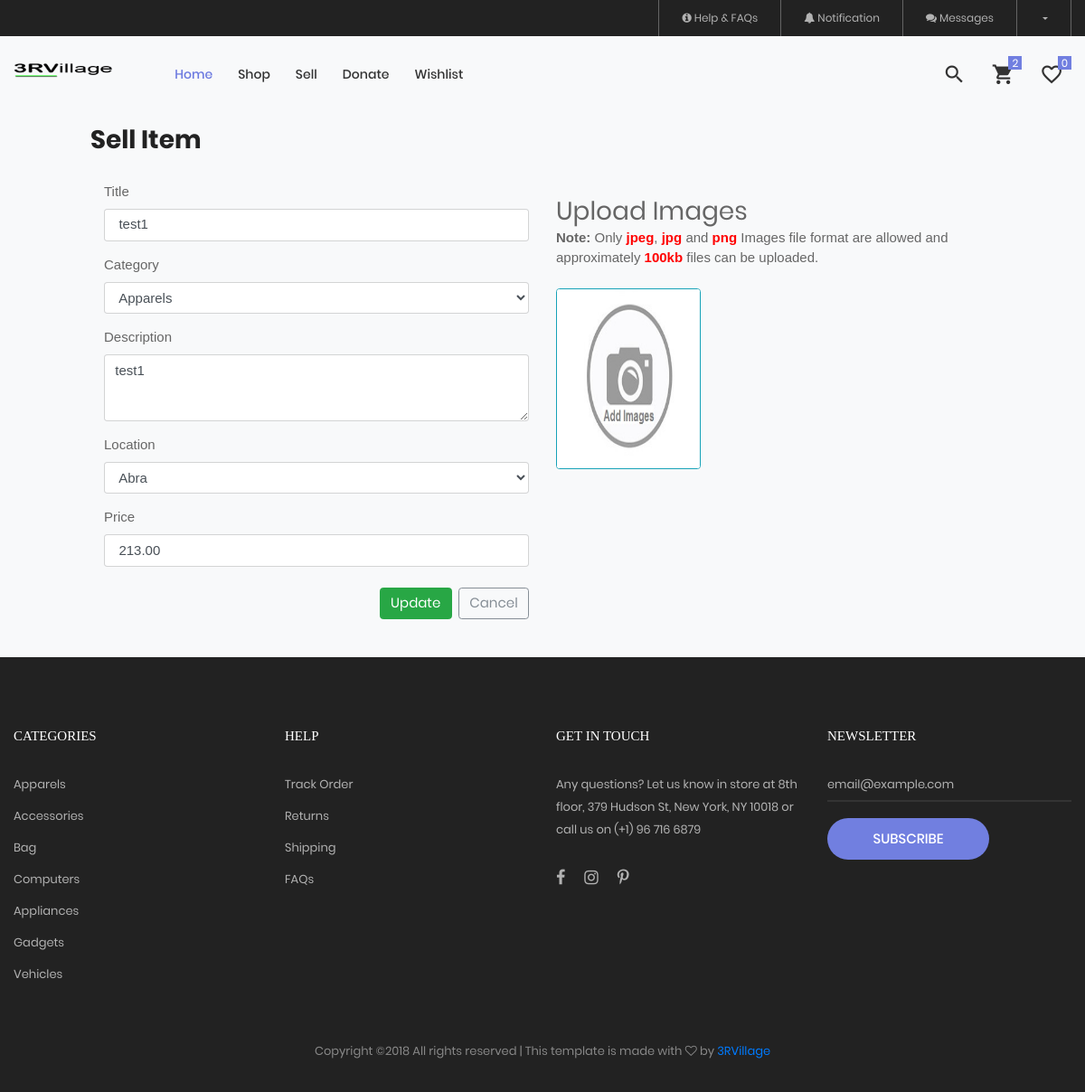
Page /updatepost.php?id=1 on the earlier database version.
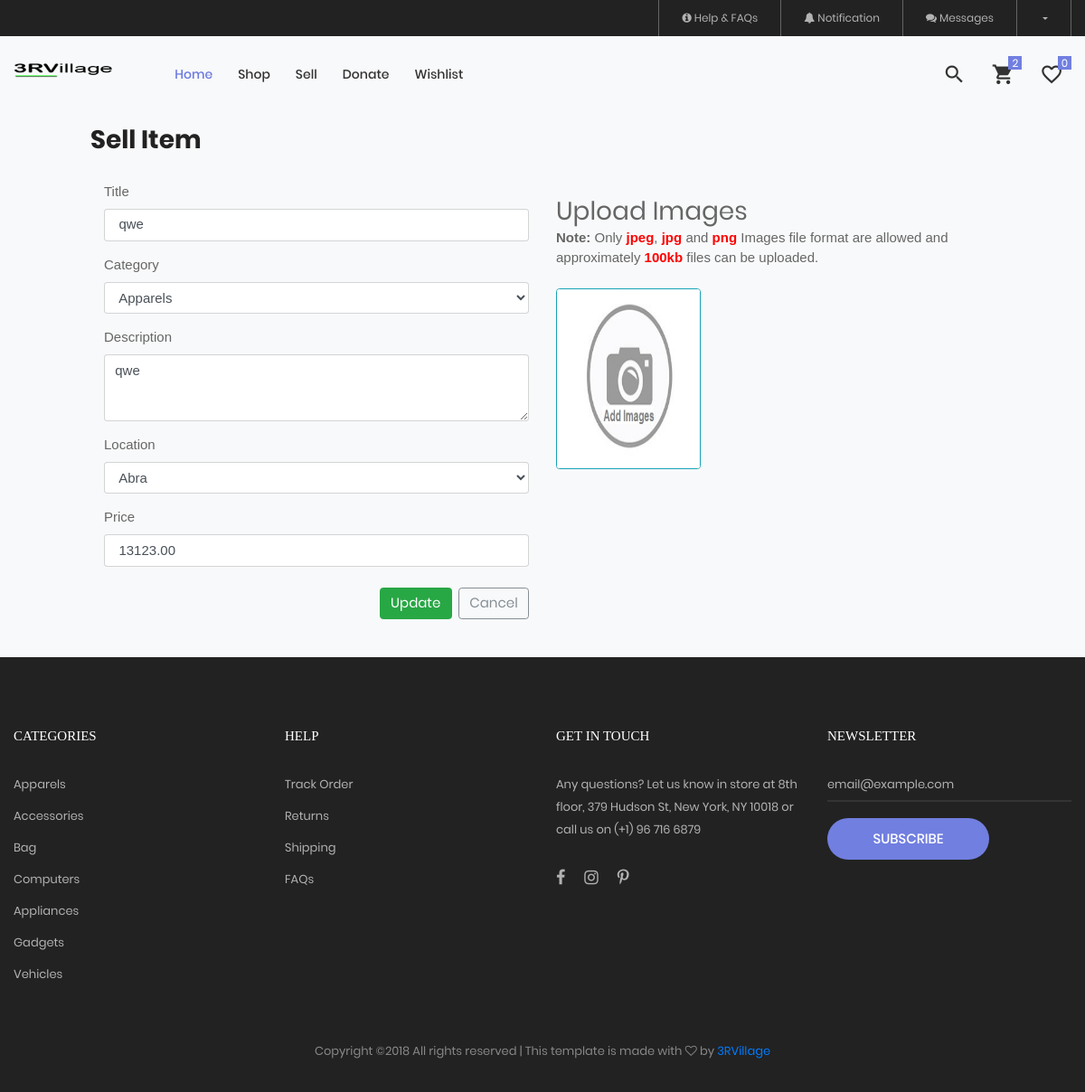
Same page on the later database version.
### tables this page shows
CREATE TABLE `itemsell` (
  `ItemSellID` int(11) NOT NULL,
  `SItemTitle` varchar(50) NOT NULL,
  `SItemCat` varchar(50) NOT NULL,
  `SItemDesc` varchar(255) NOT NULL,
  `SItemLocation` varchar(255) NOT NULL,
  `SItemPrice` decimal(10,2) NOT NULL,
  `SItemImages1` varchar(255) NOT NULL,
  `SItemImages2` varchar(255) NOT NULL,
  `SItemImages3` varchar(255) NOT NULL,
  `SItemImages4` varchar(255) NOT NULL,
  `SItemImages5` varchar(255) NOT NULL,
  `SItemImages6` varchar(255) NOT NULL,
  `SItemPosted` timestamp NOT NULL DEFAULT CURRENT_TIMESTAMP,
  `accountid` int(11) NOT NULL,
  `SItemStatus` int(11) NOT NULL DEFAULT '1'
);

### public/updatepost.php (the view, shortened to what this page needs)
<?php
  include('connection.php');
?>
<!DOCTYPE html>
<html lang="en">
<head>
  <?php include('link.php');?>
  </head>
<body class="bg-light">
    <?php
     include('header.php');
    ?>
<section class="col-sm-12 bg-light">
  <?php
          $id = $_GET['id'];
          $res = mysqli_query($conn, "SELECT * FROM itemsell WHERE ItemSellID = '$id'");
          while ($row = mysqli_fetch_array($res)){
     ?>
  <div class="row">
   <h4 class="ltext-102 cl5 m-t-100 m-l-100 m-b-30">Sell Item</h4>
  </div>
  <form id="uploadimage" action="" method="POST" enctype="multipart/form-data">
  <div class="row justify-content-center">
    <div class="col-sm-5">
      <div class="form-group">
        <label>Title </label>
        <input class="form-control" type="text" name="title" value=" <?php echo $row['SItemTitle'] ?>">
      </div>
      <?php
      include('category.php');
      ?>
      <div class="form-group">
        <label>Description</label>
        <textarea class="form-control" name="description" rows="3"><?php echo $row['SItemDesc'] ?></textarea>
      </div>
      <?php
      include('location.php');
      ?>
      <div class="form-group">
        <label>Price</label>
        <input class="form-control" type="text" name="price" value=" <?php echo $row['SItemPrice'] ?>">
      </div>
      <div class="mt-4 m-b-100">
         <a href="mypost.php"><button type="button" class="stext-106 btn btn-outline-secondary float-right" id="btnCancel">Cancel</button></a>
        <button type="submit" class="stext-106 btn btn-success float-right mr-2" id="btnSave" name="btnUpdate">Update</button>
      </div>
    </div>
    <div class="col-sm-5">
      <h5 class=" ltext-101 mt-3">Upload Images</h5>
      <span><b>Note:</b> Only <b><a id="textred">jpeg</a></b>, <b><a id="textred">jpg</a></b> and <b><a id="textred">png</a></b> Images file format are allowed and approximately <b><a id="textred">100kb</a></b> files can be uploaded.</span>
            <div id="selectImage">
            <img src="../images/default.jpg" class="img border border-info rounded mt-4" id="previewing1" style="cursor:pointer" width="160" height="200" />
            </div>
     </div>
     <?php } ?>
    </div>
    </form>
</section>
<?php
   include('footer.php');
?>
 </body>
</html>

### public/link.php (shortened to what this page needs)
<link rel="stylesheet" type="text/css" href="../vendor/bootstrap/css/bootstrap.min.css">
<link rel="stylesheet" type="text/css" href="../fonts/font-awesome-4.7.0/css/font-awesome.min.css">
<link rel="stylesheet" type="text/css" href="../fonts/iconic/css/material-design-iconic-font.min.css">
<link rel="stylesheet" type="text/css" href="../fonts/linearicons-v1.0.0/icon-font.min.css">
<link rel="stylesheet" type="text/css" href="../vendor/animate/animate.css">
<link rel="stylesheet" type="text/css" href="../vendor/css-hamburgers/hamburgers.min.css">
<link rel="stylesheet" type="text/css" href="../vendor/animsition/css/animsition.min.css">
<link rel="stylesheet" type="text/css" href="../vendor/select2/select2.min.css">
<link rel="stylesheet" type="text/css" href="../vendor/daterangepicker/daterangepicker.css">
<link rel="stylesheet" type="text/css" href="../vendor/slick/slick.css">
<link rel="stylesheet" type="text/css" href="../vendor/MagnificPopup/magnific-popup.css">
<link rel="stylesheet" type="text/css" href="../vendor/perfect-scrollbar/perfect-scrollbar.css">
<link rel="stylesheet" type="text/css" href="../css/util.css">
<link rel="stylesheet" type="text/css" href="../css/main.css">
<link rel="stylesheet" type="text/css" href="../css/toastr.min.css">
<link rel="stylesheet" type="text/css" href="../js/toastr.min.js">

### public/header.php (shortened to what this page needs)
<header>
	<div class="container-menu-desktop">
		<div class="top-bar">
			<div class="content-topbar flex-sb-m h-full container">
				<div class="right-top-bar flex-w h-full">
					<a href="#" class="flex-c-m trans-04 p-lr-25">
						<span class="fa fa-info-circle">&nbsp;</span> Help & FAQs
					</a>
					<a href="#" class="flex-c-m trans-04 p-lr-25">
						<span class="fa fa-bell">&nbsp;</span> Notification
					</a>
					<a href="message.php" class="flex-c-m trans-04 p-lr-25">
						<span class="fa fa-comments">&nbsp;</span> Messages
					</a>
					<a href="#" class="dropdown-toggle flex-c-m trans-04 p-lr-25" data-toggle="dropdown">
					</a>
				</div>
			</div>
		</div>
		<div class="wrap-menu-desktop">
			<nav class="limiter-menu-desktop container">
				<a href="home.php" class="logo">
					<img src="../images/icons/logo-33.png" alt="IMG-LOGO">
				</a>
				<div class="menu-desktop">
					<ul class="main-menu">
						<li class="active-menu">
							<a href="home.php">Home</a>
						</li>
						<li>
							<a href="#products">Shop</a>
						</li>
						<li>
							<a href="sell.php">Sell</a>
						</li>
						<li>
							<a href="donate.php">Donate</a>
						</li>
						<li>
							<a href="wishlist.php">Wishlist</a>
						</li>
					</ul>
				</div>
				<div class="wrap-icon-header flex-w flex-r-m">
					<div class="icon-header-item cl2 hov-cl1 trans-04 p-l-22 p-r-11 js-show-modal-search">
						<i class="zmdi zmdi-search"></i>
					</div>
					<div class="icon-header-item cl2 hov-cl1 trans-04 p-l-22 p-r-11 icon-header-noti js-show-cart" data-notify="2">
						<i class="zmdi zmdi-shopping-cart"></i>
					</div>
					<a href="#" class="dis-block icon-header-item cl2 hov-cl1 trans-04 p-l-22 p-r-11 icon-header-noti" data-notify="0">
						<i class="zmdi zmdi-favorite-outline"></i>
					</a>
				</div>
			</nav>
		</div>
	</div>
</header>

### public/category.php (shortened to what this page needs)
<div class="form-group">
		<label>Category</label>
       	<select class="form-control" name="category">
     		 <option>Apparels</option>
   		</select>
    </div>

### public/location.php (shortened to what this page needs)
<div class="form-group">
		<label>Location</label>
       	<select class="form-control" name="location">
     		 <option>Abra</option>
   		</select>
    </div>

### public/footer.php (shortened to what this page needs)
	<footer class="bg3 p-t-75 p-b-32">
		<div class="container">
			<div class="row">
				<div class="col-sm-6 col-lg-3 p-b-50">
					<h4 class="stext-301 cl0 p-b-30">
						Categories
					</h4>
					<ul>
						<li class="p-b-10">
							<a href="#" class="stext-107 cl7 hov-cl1 trans-04">
								Apparels
							</a>
						</li>
						<li class="p-b-10">
							<a href="#" class="stext-107 cl7 hov-cl1 trans-04">
								Accessories
							</a>
						</li>
						<li class="p-b-10">
							<a href="#" class="stext-107 cl7 hov-cl1 trans-04">
								Bag
							</a>
						</li>
						<li class="p-b-10">
							<a href="#" class="stext-107 cl7 hov-cl1 trans-04">
								Computers
							</a>
						</li>
						<li class="p-b-10">
							<a href="#" class="stext-107 cl7 hov-cl1 trans-04">
								Appliances
							</a>
						</li>
						<li class="p-b-10">
							<a href="#" class="stext-107 cl7 hov-cl1 trans-04">
								Gadgets
							</a>
						</li>
						<li class="p-b-10">
							<a href="#" class="stext-107 cl7 hov-cl1 trans-04">
								Vehicles
							</a>
						</li>
					</ul>
				</div>
				<div class="col-sm-6 col-lg-3 p-b-50">
					<h4 class="stext-301 cl0 p-b-30">
						Help
					</h4>
					<ul>
						<li class="p-b-10">
							<a href="#" class="stext-107 cl7 hov-cl1 trans-04">
								Track Order
							</a>
						</li>
						<li class="p-b-10">
							<a href="#" class="stext-107 cl7 hov-cl1 trans-04">
								Returns
							</a>
						</li>
						<li class="p-b-10">
							<a href="#" class="stext-107 cl7 hov-cl1 trans-04">
								Shipping
							</a>
						</li>
						<li class="p-b-10">
							<a href="#" class="stext-107 cl7 hov-cl1 trans-04">
								FAQs
							</a>
						</li>
					</ul>
				</div>
				<div class="col-sm-6 col-lg-3 p-b-50">
					<h4 class="stext-301 cl0 p-b-30">
						GET IN TOUCH
					</h4>
					<p class="stext-107 cl7 size-201">
						Any questions? Let us know in store at 8th floor, 379 Hudson St, New York, NY 10018 or call us on (+1) 96 716 6879
					</p>
					<div class="p-t-27">
						<a href="#" class="fs-18 cl7 hov-cl1 trans-04 m-r-16">
							<i class="fa fa-facebook"></i>
						</a>
						<a href="#" class="fs-18 cl7 hov-cl1 trans-04 m-r-16">
							<i class="fa fa-instagram"></i>
						</a>
						<a href="#" class="fs-18 cl7 hov-cl1 trans-04 m-r-16">
							<i class="fa fa-pinterest-p"></i>
						</a>
					</div>
				</div>
				<div class="col-sm-6 col-lg-3 p-b-50">
					<h4 class="stext-301 cl0 p-b-30">
						Newsletter
					</h4>
					<form>
						<div class="wrap-input1 w-full p-b-4">
							<input class="input1 bg-none plh1 stext-107 cl7" type="text" name="email" placeholder="email@example.com">
						</div>
						<div class="p-t-18">
							<button class="flex-c-m stext-101 cl0 size-103 bg1 bor1 hov-btn2 p-lr-15 trans-04">
								Subscribe
							</button>
						</div>
					</form>
				</div>
			</div>
				<p class="stext-107 cl6 txt-center">
Copyright &copy;<script>document.write(new Date().getFullYear());</script> All rights reserved | This template is made with <i class="fa fa-heart-o" aria-hidden="true"></i> by <a href="#">3RVillage</a>
				</p>
			</div>
	</footer>

### css/main.css (style rules this page uses)
.container { max-width: 1380px; }
@media (max-width: 1600px) { .container { max-width: 1200px; } }
.container-menu-desktop { height: auto; width: 100%; position: relative; -webkit-transition: all 0.3s; -o-transition: all 0.3s; -moz-transition: all 0.3s; transition: all 0.3s; }
.top-bar { height: 40px; background-color: #222; }
.right-top-bar a { font-family: Poppins-Regular; font-size: 12px; line-height: 1.8; height: 100%; color: #b2b2b2; border-right: 1px solid rgba(255,255,255,0.3); }
.right-top-bar a:first-child { border-left: 1px solid rgba(255,255,255,0.3); }
.wrap-menu-desktop { position: fixed; z-index: 1100; background-color: transparent; width: 100%; height: 84px; top: 40px; left: 0px; -webkit-transition: height 0.3s, background-color 0.3s; -o-transition: height 0.3s, background-color 0.3s; -moz-transition: height 0.3s, background-color 0.3s; transition: height 0.3s, background-color 0.3s; }
.limiter-menu-desktop { height: 100%; display: -webkit-box; display: -webkit-flex; display: -moz-box; display: -ms-flexbox; display: flex; align-items: center; background-color: transparent; }
.logo { display: -webkit-box; display: -webkit-flex; display: -moz-box; display: -ms-flexbox; display: flex; align-items: center; height: 65%; margin-right: 55px; }
.logo img { max-width: 100%; max-height: 100%; }
.menu-desktop { display: -webkit-box; display: -webkit-flex; display: -moz-box; display: -ms-flexbox; display: flex; align-items: center; height: 100%; }
.main-menu { list-style-type: none; margin: 0; display: -webkit-box; display: -webkit-flex; display: -moz-box; display: -ms-flexbox; display: flex; align-items: center; }
.main-menu > li { display: block; position: relative; padding: 20px 10px 20px 0px; margin: 0px 4px 0px 14px; }
.main-menu > li > a { font-family: Poppins-Medium; font-size: 14px; color: #333; padding: 5px 0px; transition: all 0.4s; -webkit-transition: all 0.4s; -o-transition: all 0.4s; -moz-transition: all 0.4s; }
.wrap-icon-header { flex-grow: 1; }
.icon-header-item { position: relative; font-size: 26px; line-height: 1; cursor: pointer; }
.icon-header-noti::after { content: attr(data-notify); font-family: Poppins-Regular; font-size: 12px; color: #fff; line-height: 15px; text-align: center; display: block; position: absolute; top: -7px; right: 0; min-width: 15px; height: 15px; padding: 0 3px; background-color: #717fe0; }
.main-menu > li.active-menu > a { color: #6c7ae0; }
.cl0 { color: #fff; }
.cl2 { color: #333; }
.cl5 { color: #222; }
.cl6 { color: #888; }
.cl7 { color: #b2b2b2; }
.stext-101 { font-family: Poppins-Medium; font-size: 15px; line-height: 1.466667; text-transform: uppercase; }
.stext-106 { font-family: Poppins-Regular; font-size: 15px; line-height: 1.2; }
.stext-107 { font-family: Poppins-Regular; font-size: 13px; line-height: 1.923; }
.stext-301 { font-family: Montserrat-Bold; font-size: 15px; line-height: 1.6; text-transform: uppercase; }
.ltext-101 { font-family: Poppins-Regular; font-size: 28px; line-height: 1.2857; }
.ltext-102 { font-family: Poppins-Bold; font-size: 28px; line-height: 1.1; }
.size-103 { min-width: 179px; height: 46px; }
.size-201 { max-width: 270px; }
.bg-none { background-color: transparent; }
.bg1 { background-color: #717fe0; }
.bg3 { background-color: #222; }
.bor1 { border-radius: 23px; }
.wrap-input1 { position: relative; border-bottom: 2px solid rgba(204,204,204, 0.1); }
.input1 { background-color: transparent; width: 100%; }

### public/updatepost.php (style rules this page uses)
#textred { color:red; }

Differences in the rows shown:
changed itemsell: title "test1" → "qwe"; description "test1" → "qwe"; price "213.00" → "13123.00"
